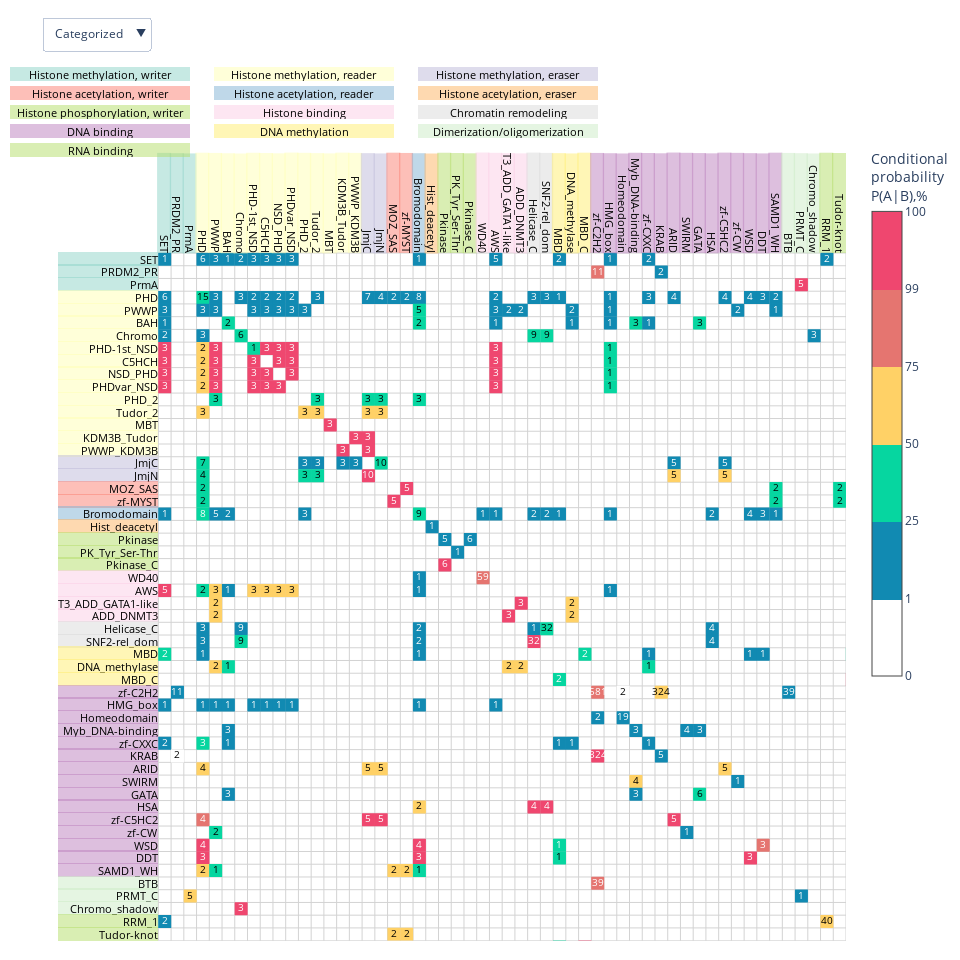

Write notebook code for a chart like this one.
### Code cell
import plotly.graph_objects as go
from plotly.subplots import make_subplots
import matplotlib.colors as mcolors


n_rows, n_cols = df_cooc.shape
n_rows, n_cols = df_cooc.shape
x = np.arange(n_cols)
y = np.arange(n_rows)

x, y = np.meshgrid(x, y)

x = x.flatten()
y = y.flatten()


sizes = df_cooc_num.values.flatten()
colors = df_cooc.values.flatten()
mask = colors >0.01

def map_color(val):
    if val < 1:
        return 0
    elif val < 25:
        return 1.5*1/6
    elif val < 50:
        return 2.5*1/6
    elif val < 75:
        return 3.5*1/6
    elif val < 99:
        return 4.5*1/6
    else:
        return 5.5*1/6
def map_font_color(val):
    
    return 'black' if (25<val<75) or (val < 1) else 'white'

colorscale = [
    [0, "#ffffff"],
    [1*1/6, "#ffffff"],
    [1*1/6, "#118ab2"],
    [2*1/6, "#118ab2"],
    [2*1/6, "#06d6a0"],
    [3*1/6, "#06d6a0"],
    [3*1/6, "#ffd166"],
    [4*1/6, "#ffd166"],
    [4*1/6, "#e57570"],
    [5*1/6, "#e57570"],
    [5*1/6, "#ef476f"],
    [6*1/6, "#ef476f"],
]


color_by_cats = [map_color(val) for val in colors[mask]]
pfam_names = list(df_cooc.index)
fig = go.Figure(
    data=[
        go.Scatter(
            x=x[mask],
            y=y[mask],
            text = [int(s) for s in sizes[mask]],
            textposition='middle center',
            hoverinfo='text', 
            hovertext=[
                f"{percent:.2f}%, {num:n} proteins<br>{pfam_names[x]} - {pfam_names[y]}"
                
                for num, percent,x,y in zip(sizes[mask], colors[mask],x[mask],y[mask])
            ],
            mode="markers+text",
            marker=dict(
                color=color_by_cats,
                colorscale=colorscale,
                cmin=0,
                cmax=1,
                colorbar=dict(
                    y=0.6,
                    len=0.6,
                    tickvals=[i/6 for i in range(7)], 
                    ticktext=[0,1,25,50,75,99,100],
                    title="Conditional<br>probability<br>P(A|B),%"
                ),
                size=13,
                showscale=True,
                symbol='square', 
            ),
            textfont=dict(
                color=list(map(map_font_color ,colors[mask])),
                size=10
            )
        )
    ]
)
def get_annot(posx,posy, text,ori,bg_color,width=100,align='right',hover=True):
    c = mcolors.to_rgb(bg_color)
    return dict(
        x=posx,
        y=posy,
        text=text,
        showarrow=False,
        font=dict(
            # family="Courier New, monospace",
            size=11,
            color="black"
            ),
        
        align=align,
        valign='middle',
        height=14,
        width=width,
        xanchor='right',
        yanchor='bottom',
        textangle=0 if ori=='h' else 90,
        borderwidth=0,
        borderpad=0,
        # bordercolor=f'rgba({c[0]}, {c[1]}, {c[2]}, 0.5)',
        bgcolor=f'rgba({c[0]*255}, {c[1]*255}, {c[2]*255}, 0.5)',
        opacity=1.0,
        hovertext=f'{text}<br>{color_to_cat.get(bg_color,"white")}' if hover else None,
        name='text'
        )

annotations_y = [ get_annot(-0.5,pos+0.5,text,'h',color_nodes.get(text,'white')) for pos,text in enumerate(df_cooc.index)]
annotations_x = [ get_annot(pos+0.5,-0.5,text,'v',color_nodes.get(text,'white')) for pos,text in enumerate(df_cooc.columns)]

annotations_legend1 = [get_annot(2+ pos*16,-14+0,text,'h',color,width=180,align='center',hover=False) for pos,(text,color) in enumerate(color_cats[:3])]
annotations_legend2 = [get_annot(2+pos*16, -14+1.4,text,'h',color,width=180,align='center',hover=False) for pos,(text,color) in enumerate(color_cats[3:6])]
annotations_legend3 = [get_annot(2+pos*16, -14+2.8,text,'h',color,width=180,align='center',hover=False) for pos,(text,color) in enumerate(color_cats[6:9])]
annotations_legend4 = [get_annot(2+pos*16, -14+4.5,text,'h',color,width=180,align='center',hover=False) for pos,(text,color) in enumerate(color_cats[9:12])]
annotations_legend5 = [get_annot(2+pos*16, -14+6,text,'h',color,width=180,align='center',hover=False) for pos,(text,color) in enumerate(color_cats[12:])]


height = 960
width = 960
buttons = [dict(
            label=f"Categorized",
            method="update",
            args=[
                {"vis":True},
                {"xaxis.range": [-1,53.5],"yaxis.range": [53.5,-15], "height":height, "width":width}
                 ]
                ),
           dict(
            label=f"All",
            method="update",
            args=[
                {"vis":True},
                {"xaxis.range": [-1,162],"yaxis.range": [162,-15], "height":2000, "width":2000}
                 ]
                ),
           
          ]

fig.update_layout(height=height, width=width,#900
                 # margin=dict(t=100),
                 xaxis=dict(
                     # tickmode="array",
                    tickmode='array',
                    showgrid=False,
                    zeroline=False,
                    range=[-1, 53.5],
                    tickvals=list(range(len(df_cooc.columns))),
                    ticktext=df_cooc.columns,
                    constrain='domain',
                    scaleanchor='y', 
                    # title='Protein domains and families (by Pfam)',
                    showticklabels=False,
                    automargin=True,
                ),
                yaxis=dict(
                    tickmode='array',
                    showgrid=False,
                    zeroline=False,
                    range=[53.5,-15],
                    tickvals=list(range(len(df_cooc.index))),
                    ticktext=df_cooc.index,
                    # autorange='reversed',
                    scaleanchor='x', 
                    constrain='domain',
                    # title='Protein domains and families (by Pfam)',
                    showticklabels=False,
                    automargin=True
                ),
                  annotations=annotations_y+annotations_x+annotations_legend1+annotations_legend2+annotations_legend3+annotations_legend4+annotations_legend5,
                  margin=dict(l=150, r=30, t=50, b=1),
                  plot_bgcolor="white",
                  dragmode=False,
                  updatemenus=[
                                dict(
                                    buttons=buttons,
                                    direction="down",
                                    # active=len(buttons) - 1,
                                    x=0,
                                    y=1,
                                    showactive=True,
                                    pad={"r": 0, "t": 0},
                                    xanchor="right",
                                    yanchor="bottom",
                                ),
                            ],
                )




ticks = np.arange(-0.5, 160,1)
for x in ticks:
    fig.add_shape(
        type='line',
        x0=x, x1=x,
        y0=-0.5, y1=160 - 0.5,
        line=dict(color='lightgray', width=1),
        xref='x', yref='y', layer='below'
    )
    fig.add_shape(
        type='line',
        y0=x, y1=x,
        x0=-0.5, x1=163 - 0.5,
        line=dict(color='lightgray', width=1),
        xref='x', yref='y', layer='below'
    )


config = {
    'scrollZoom': False,  # Disable scroll to zoom
    'modeBarButtonsToRemove': ['zoom2d'],
    'displayModeBar': False,  # Hide the mode bar (toolbar)
    'doubleClick': False,  # Disable double click to reset zoom
    'editable': False,  # Disable edits like moving title and axes
    'staticPlot': False  # Disable all interactivity (makes the plot static)
}
fig.write_html("PfamvsPfam_plot.html", full_html=False,div_id='PfamvsPfam_plot',include_plotlyjs='js/plotly-2.35.2.min.js',config=config)
fig.show()
